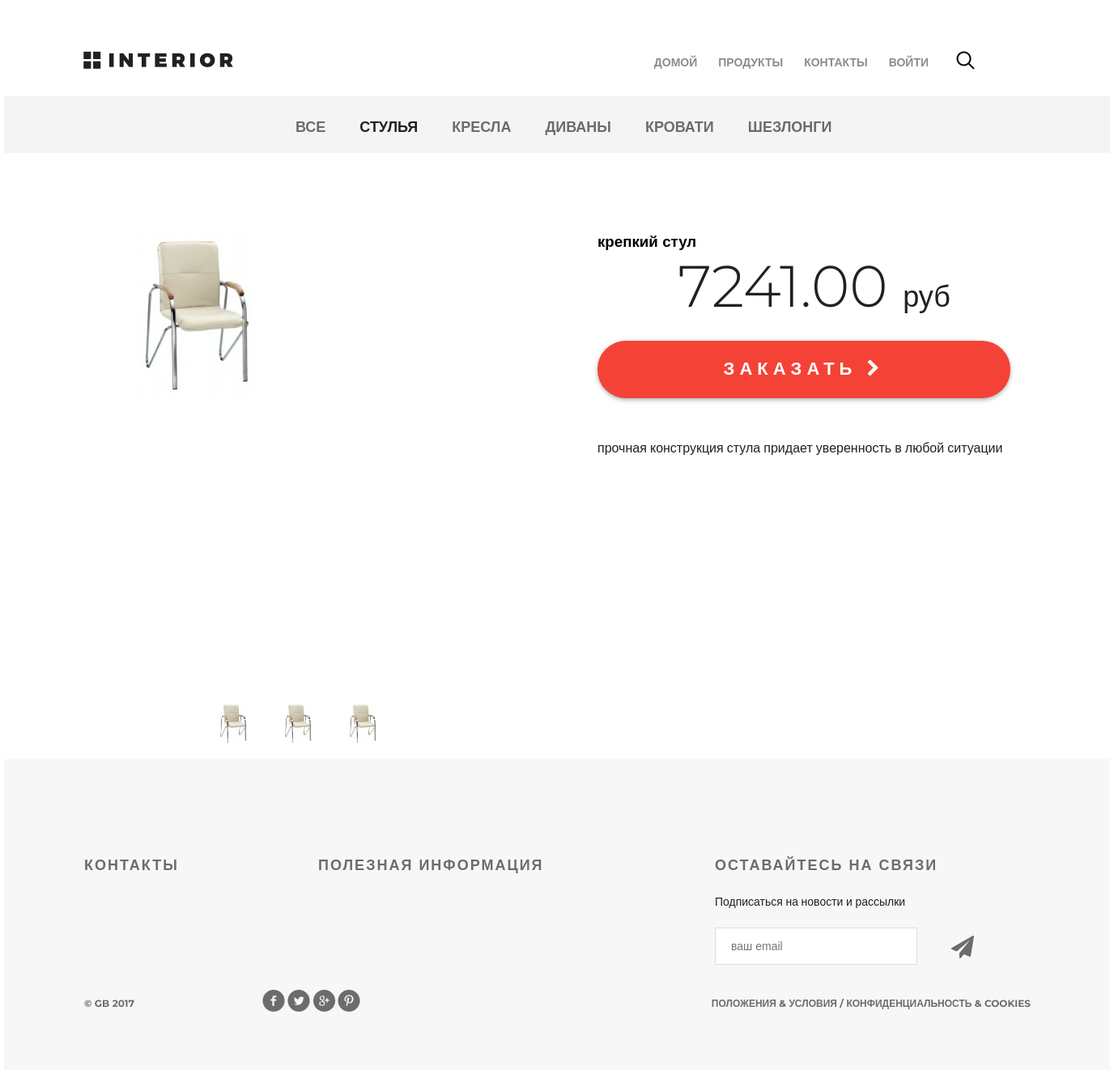
Page /products/product/1/ on the committed database.
### mainapp/models.py (models this page shows, shortened)
class ProductCategory(models.Model):
    name = models.CharField(verbose_name='имя', max_length=64, unique=True)
    description = models.TextField(verbose_name='описание', blank=True)

class Product(models.Model):
    category = models.ForeignKey(ProductCategory, on_delete=models.CASCADE)
    name = models.CharField(verbose_name='имя продукта', max_length=128)
    image = models.ImageField(upload_to='products_images', blank=True)
    short_desc = models.CharField(verbose_name='краткое описание продукта', max_length=60, blank=True)
    description = models.TextField(verbose_name='описание продукта', blank=True)
    price = models.DecimalField(verbose_name='цена продукта', max_digits=8, decimal_places=2, default=0)
    quantity = models.PositiveIntegerField(verbose_name='количество на складе', default=0)

### mainapp/views.py (the view)
# urls.py: path('product/<int:pk>/', mainapp.product, name='product')
def product(request, pk):
    title = 'продукты'
    content = {
        'title': title,
        'links_menu': ProductCategory.objects.all(),
        'product': get_object_or_404(Product, pk=pk),
        'basket': get_basket(request.user),
    }
    return render(request, 'mainapp/product.html', content)

### mainapp/views.py (called while the page is built)
def get_basket(user):
    if user.is_authenticated:
        return Basket.objects.filter(user=user)
    else:
        return []

### mainapp/templates/mainapp/product.html
{% extends 'mainapp/base.html' %}
{% load static %}
{% block content %}
<div class="hero-white">
    {% block main-menu %}
        {{ block.super }}
    {% endblock main-menu %}
</div>
<div class="details">
  <div class="links clearfix">
      {% include 'includes/inc-categories-menu.html' %}
  </div>
  <div class="details-products">
    <div class="details-slider">
      <div class="slider-product">
        <img src="/media/{{ product.image }}" alt="{{ product.short_desc }}">
      </div>
      <div class="slider-control">
        <div class="block">
          <a href="#">
            <img class="mw100" src="/media/{{ product.image }}" alt="вариант 1">
          </a>
        </div>
        <div class="block">
          <a href="#">
            <img class="mw100" src="/media/{{ product.image }}" alt="вариант 2">
          </a>
        </div>
        <div class="block">
          <a href="#">
            <img class="mw100" src="/media/{{ product.image }}" alt="вариант 3">
          </a>
        </div>
      </div>
    </div>
    <div class="description">
      <h3 class="'big-bold">{{ product.name }}</h3>
      <br>
      <p class="price">{{ product.price }} <span>руб</span></p>
      <a href="{% url 'basket:add' product.pk %}" class="red-button">
        заказать
        <i class="fa fa-chevron-right" aria-hidden="true"></i>
      </a>
      <div class="description-text">
          {{ product.description }}
      </div>
    </div>
  </div>
</div>
<div class="clr"></div>
{% endblock content %}

### mainapp/templates/includes/inc-categories-menu.html
{% load static %}
<ul class="links-menu">
    <li>
        <a href="{% url 'products:category' 0 %}" class="{% if request.resolver_match.kwargs.pk == '0' %} active {% endif %}">
            все
        </a>
    </li>
    {% for link in links_menu %}
        <li>
            <a href="{% url 'products:category' link.pk %}"
                class="
                    {% if request.resolver_match.kwargs.pk|add:'0' == link.pk %}
                        active
                    {% endif %}">
                {{ link.name }}
            </a>
        </li>
    {% endfor %}
</ul>

### static/css/style.css (style rules this page uses)
* { margin: 0; padding: 0; }
body { font-family: 'Montserrat', sans-serif; }
html, body { height: 100%; }
.clr { height: 384px; }
.clearfix:after { content: ""; display: block; clear: both; }
.hero-white { background-color: #fff; height: 119px; padding-left: 98px; padding-right: 211px; position: relative; }
.links { height: 70px; background-color: #f4f4f4; position: relative; padding-left: 360px; }
.links-menu { margin: 27px auto 0px; position: absolute; }
.links-menu li { float: left; list-style-type: none; padding-right: 42px; }
.links-menu li a { text-decoration: none; color: #6c6c6c; font-size: 18px; font-weight: 700; text-transform: uppercase; }
.links-menu .active { color: #212121; font-size: 18px; font-weight: 700; }
.details-products { padding-left: 98px; padding-right: 98px; margin-top: 98px; height: 651px; }
.details-slider { width: 570px; float: left; margin-right: 30px; }
.slider-product { width: 570px; height: 570px; }
.slider-control { width: 420px; height: 70px; margin: 11px auto 0px; padding-left: 150px }
.slider-control .block { height: 70px; width: 70px; position: relative; float: left; margin-right: 10px; }
.description { width: 535px; float: right; padding-left: 35px }
.description .price { color: #212121; font-size: 72px; font-weight: 300; line-height: 48px; text-align: center; }
.description .price span { color: #212121; font-size: 36px; font-weight: 300; line-height: 48px; text-align: center; }
.red-button { display: block; height: 71px; width: 510px; border-radius: 35px; background-color: #f44336; text-align: center; text-transform: uppercase; text-decoration: none; color: #ffffff; font-size: 22px; font-weight: 700; line-height: 24px; box-shadow: 0px 2px 4.85px 0.15px rgba(33, 33, 33, 0.35); line-height: 70px; letter-spacing: 6px; margin-top: 31px; }
.description-text { margin-top: 50px; color: #212121; font-size: 16px; font-weight: 300; line-height: 24px; text-align: left; }
.mw100 { max-width: 100% }

### rows in the picture
ProductCategory: name "СТУЛЬЯ"
ProductCategory: name "КРЕСЛА"
ProductCategory: name "ДИВАНЫ"
ProductCategory: name "КРОВАТИ"
ProductCategory: name "ШЕЗЛОНГИ"
Product: image (picture), name "крепкий стул", price "7241.00", description "прочная конструкция стула придает уверенность в любой ситуации"
